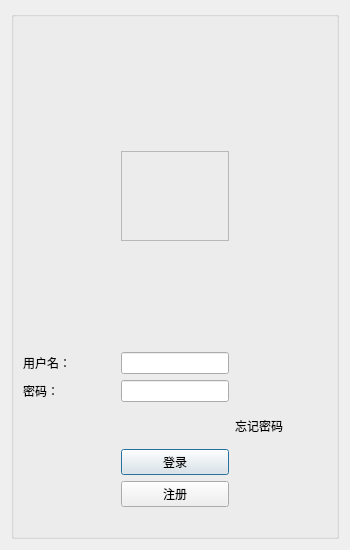
<?xml version="1.0" encoding="UTF-8"?>
<ui version="4.0">
 <class>loginui</class>
 <widget class="QDialog" name="loginui">
  <property name="geometry">
   <rect>
    <x>0</x>
    <y>0</y>
    <width>350</width>
    <height>550</height>
   </rect>
  </property>
  <property name="minimumSize">
   <size>
    <width>350</width>
    <height>550</height>
   </size>
  </property>
  <property name="maximumSize">
   <size>
    <width>350</width>
    <height>500</height>
   </size>
  </property>
  <property name="windowTitle">
   <string>loginui</string>
  </property>
  <property name="windowIcon">
   <iconset resource="../resources/res.qrc">
    <normaloff>:/res/default_user_icon.png</normaloff>:/res/default_user_icon.png</iconset>
  </property>
  <layout class="QVBoxLayout" name="verticalLayout">
   <item>
    <widget class="QGroupBox" name="groupBox">
     <property name="title">
      <string/>
     </property>
     <layout class="QVBoxLayout" name="verticalLayout_2">
      <item>
       <layout class="QGridLayout" name="gridLayout">
        <item row="6" column="2">
         <widget class="QLineEdit" name="lineEdit_inputpasswd"/>
        </item>
        <item row="8" column="2">
         <widget class="QPushButton" name="pushButton_login">
          <property name="text">
           <string>登录</string>
          </property>
         </widget>
        </item>
        <item row="10" column="3">
         <spacer name="horizontalSpacer_4">
          <property name="orientation">
           <enum>Qt::Orientation::Horizontal</enum>
          </property>
          <property name="sizeHint" stdset="0">
           <size>
            <width>40</width>
            <height>20</height>
           </size>
          </property>
         </spacer>
        </item>
        <item row="8" column="0">
         <spacer name="horizontalSpacer">
          <property name="orientation">
           <enum>Qt::Orientation::Horizontal</enum>
          </property>
          <property name="sizeHint" stdset="0">
           <size>
            <width>40</width>
            <height>20</height>
           </size>
          </property>
         </spacer>
        </item>
        <item row="0" column="2">
         <widget class="QLabel" name="login_ui_tip">
          <property name="text">
           <string/>
          </property>
         </widget>
        </item>
        <item row="3" column="2">
         <spacer name="verticalSpacer_2">
          <property name="orientation">
           <enum>Qt::Orientation::Vertical</enum>
          </property>
          <property name="sizeHint" stdset="0">
           <size>
            <width>20</width>
            <height>40</height>
           </size>
          </property>
         </spacer>
        </item>
        <item row="9" column="2">
         <widget class="QPushButton" name="pushButton_register">
          <property name="text">
           <string>注册</string>
          </property>
         </widget>
        </item>
        <item row="8" column="3">
         <spacer name="horizontalSpacer_2">
          <property name="orientation">
           <enum>Qt::Orientation::Horizontal</enum>
          </property>
          <property name="sizeHint" stdset="0">
           <size>
            <width>40</width>
            <height>20</height>
           </size>
          </property>
         </spacer>
        </item>
        <item row="2" column="2">
         <widget class="user_icon_frame" name="frame">
          <property name="minimumSize">
           <size>
            <width>60</width>
            <height>90</height>
           </size>
          </property>
          <property name="frameShape">
           <enum>QFrame::Shape::StyledPanel</enum>
          </property>
          <property name="frameShadow">
           <enum>QFrame::Shadow::Raised</enum>
          </property>
          <layout class="QHBoxLayout" name="horizontalLayout"/>
         </widget>
        </item>
        <item row="10" column="0">
         <spacer name="horizontalSpacer_3">
          <property name="orientation">
           <enum>Qt::Orientation::Horizontal</enum>
          </property>
          <property name="sizeHint" stdset="0">
           <size>
            <width>40</width>
            <height>20</height>
           </size>
          </property>
         </spacer>
        </item>
        <item row="7" column="3">
         <widget class="ClickedLabel" name="label_fogetpasswd">
          <property name="text">
           <string>忘记密码</string>
          </property>
         </widget>
        </item>
        <item row="5" column="0">
         <widget class="QLabel" name="label_4">
          <property name="text">
           <string>用户名：</string>
          </property>
         </widget>
        </item>
        <item row="6" column="0">
         <widget class="QLabel" name="label_5">
          <property name="text">
           <string>密码：</string>
          </property>
         </widget>
        </item>
        <item row="7" column="2">
         <spacer name="verticalSpacer">
          <property name="orientation">
           <enum>Qt::Orientation::Vertical</enum>
          </property>
          <property name="sizeType">
           <enum>QSizePolicy::Policy::Fixed</enum>
          </property>
          <property name="sizeHint" stdset="0">
           <size>
            <width>20</width>
            <height>35</height>
           </size>
          </property>
         </spacer>
        </item>
        <item row="1" column="2">
         <spacer name="verticalSpacer_3">
          <property name="orientation">
           <enum>Qt::Orientation::Vertical</enum>
          </property>
          <property name="sizeHint" stdset="0">
           <size>
            <width>20</width>
            <height>40</height>
           </size>
          </property>
         </spacer>
        </item>
        <item row="5" column="2">
         <widget class="InputLine" name="lineEdit_username"/>
        </item>
       </layout>
      </item>
     </layout>
    </widget>
   </item>
  </layout>
 </widget>
 <customwidgets>
  <customwidget>
   <class>ClickedLabel</class>
   <extends>QLabel</extends>
   <header>clickedlabel.h</header>
  </customwidget>
  <customwidget>
   <class>user_icon_frame</class>
   <extends>QFrame</extends>
   <header>user_icon_frame.h</header>
   <container>1</container>
  </customwidget>
  <customwidget>
   <class>InputLine</class>
   <extends>QLineEdit</extends>
   <header location="global">inputline.h</header>
  </customwidget>
 </customwidgets>
 <resources>
  <include location="../resources/res.qrc"/>
 </resources>
 <connections/>
</ui>
